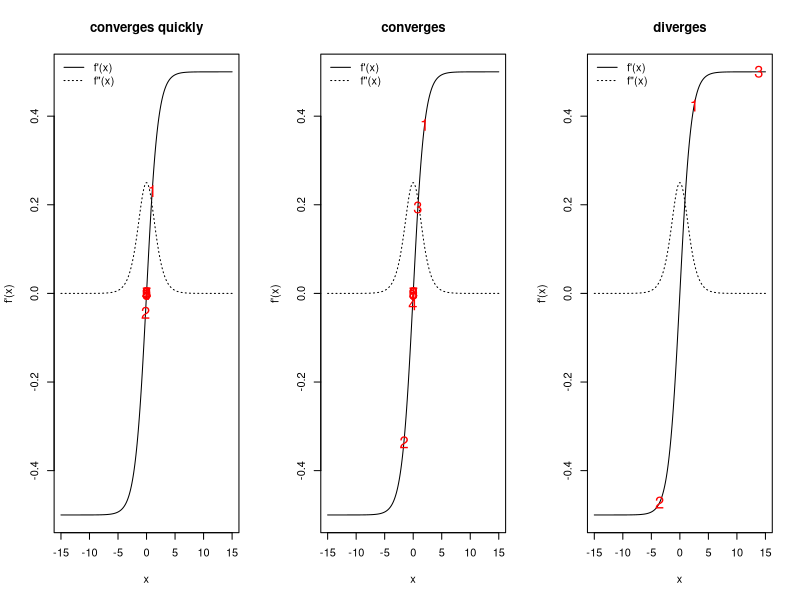
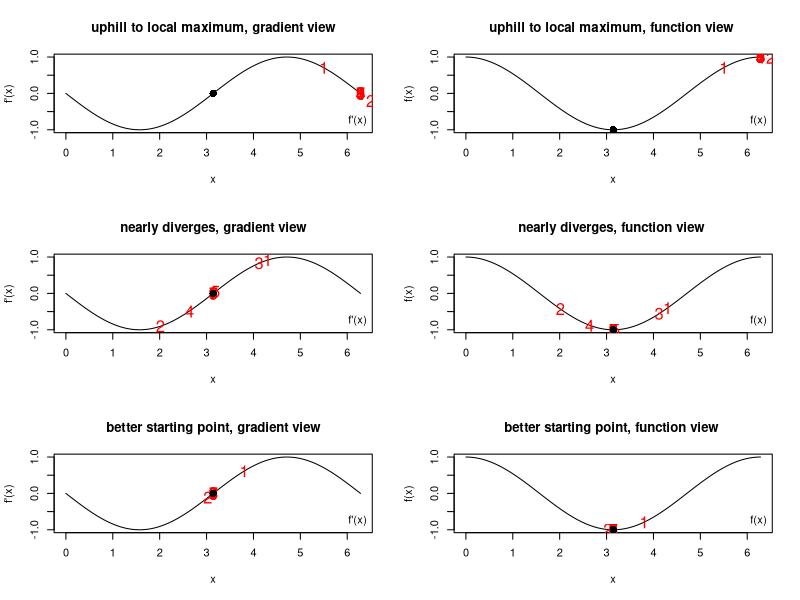
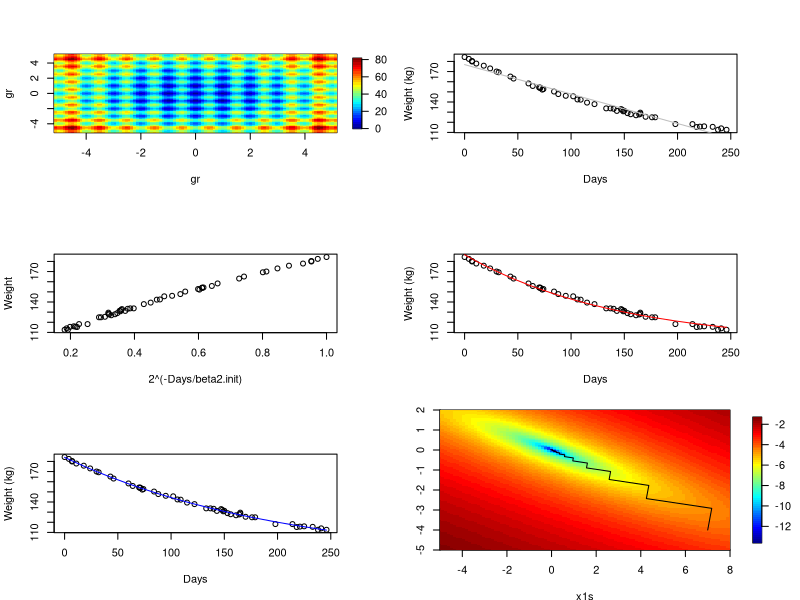
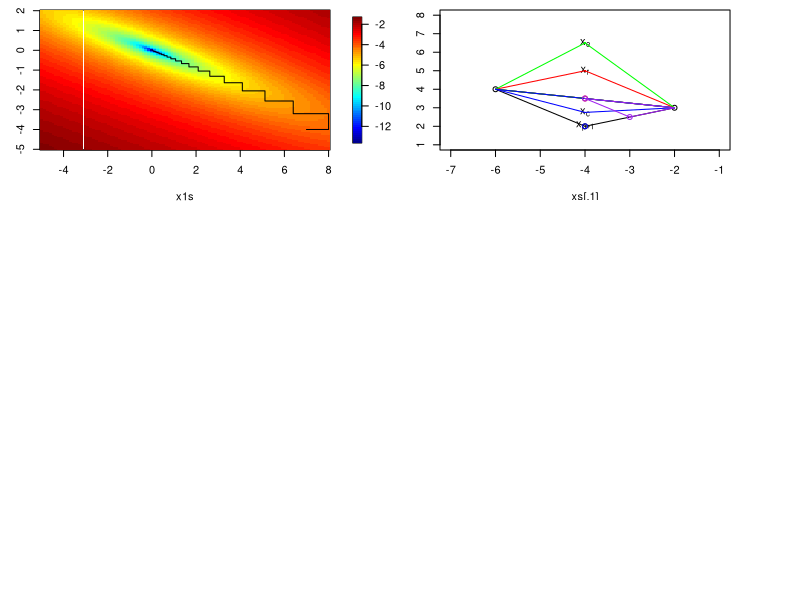
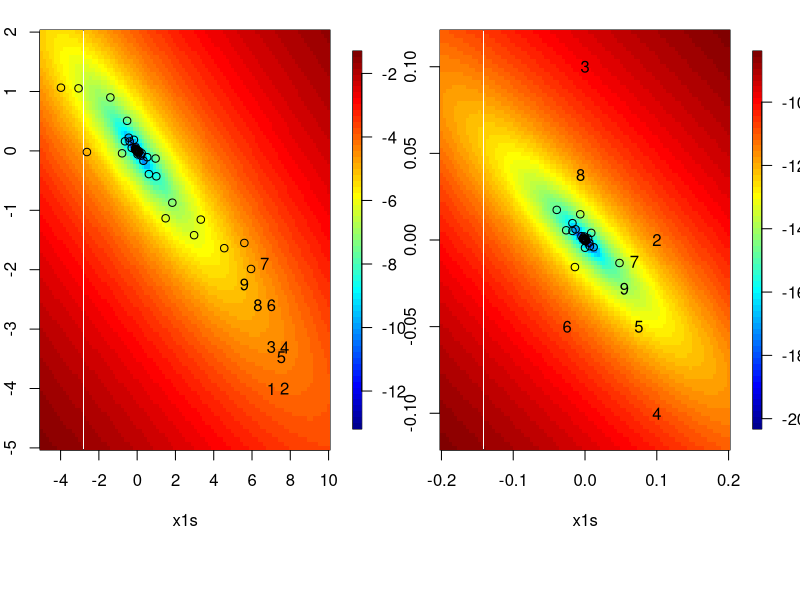
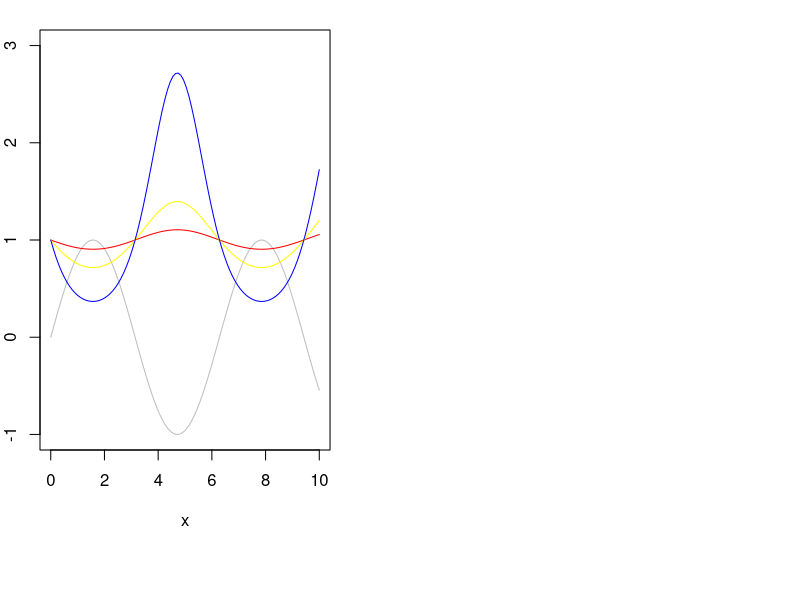
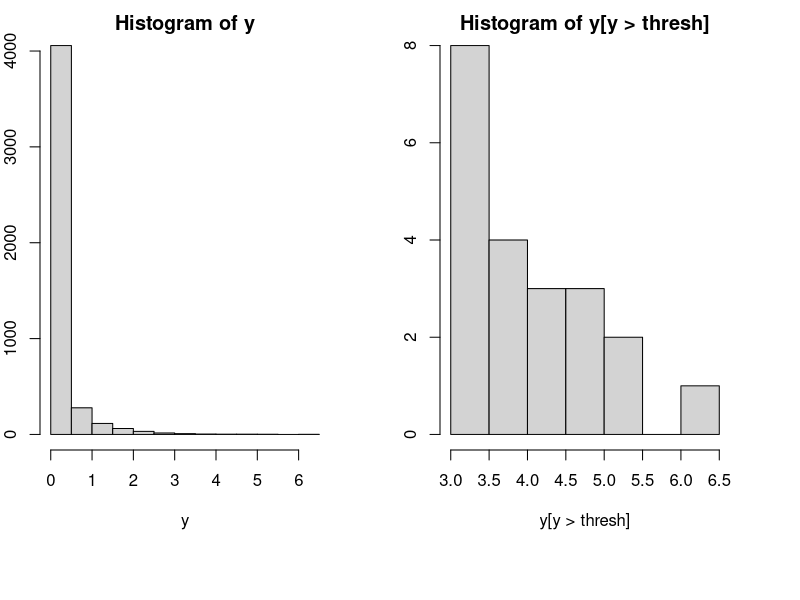
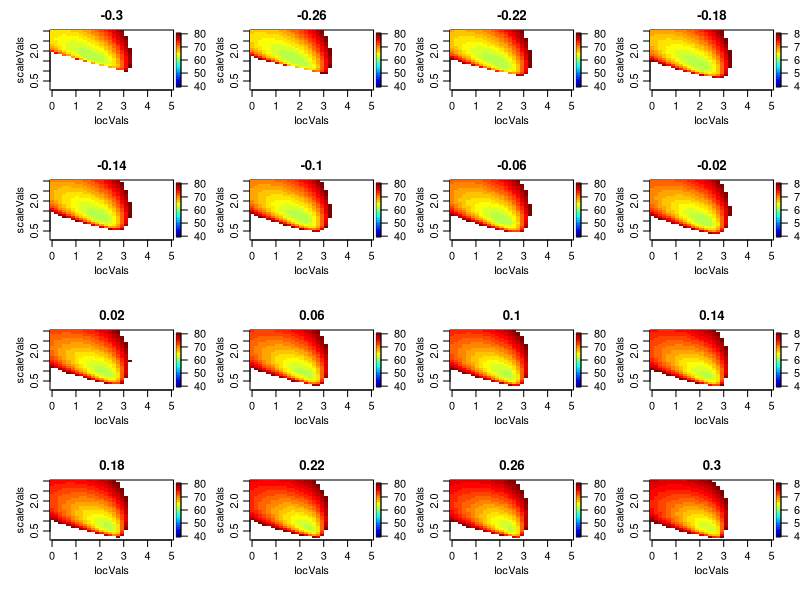

Write the R code that produced these figures, in order. (Note: this script raises an error after producing the figures.)
################################################################
### Demo code for Unit 11 of Stat243, "Optimization"
### Chris Paciorek, November 2021
################################################################

#######################################
# 3: Univariate function optimization
#######################################

### 3.3.3 How can Newton's method go wrong? 

## @knitr newton-diverge

par(mfrow = c(1, 3))
fp <- function(x, theta = 1){
        ## first derivative
	exp(x*theta)/(1+exp(x*theta)) - .5
}
fpp <- function(x, theta = 1){
        ## second derivative
	exp(x*theta)/((1+exp(x*theta))^2)
}
xs <- seq(-15, 15, len = 300)

## good starting point
x0 <- 1
xvals <- c(x0,rep(NA,9))
for(t in 2:10){
	xvals[t]=xvals[t-1] - fp(xvals[t-1]) / fpp(xvals[t-1])
}
## print(xvals)

plot(xs, fp(xs), type = 'l', xlab = 'x', ylab = "f'(x)", main ='converges quickly')
lines(xs, fpp(xs), lty = 3)
legend('topleft', bty = 'n', lty = c(1,3), legend = c("f'(x)", 'f"(x)'))
points(xvals, fp(xvals), pch = as.character(1:length(xvals)), col = 'red', cex = 1.5)

## ok starting point
x0 <- 2
xvals <- c(x0,rep(NA,9))
for(t in 2:10){
	xvals[t]=xvals[t-1] - fp(xvals[t-1]) / fpp(xvals[t-1])
}
## print(xvals)

plot(xs, fp(xs), type = 'l', xlab = 'x', ylab = "f'(x)", main ='converges')
lines(xs, fpp(xs), lty = 3)
legend('topleft', bty = 'n', lty = c(1,3), legend = c("f'(x)", 'f"(x)'))
points(xvals, fp(xvals), pch = as.character(1:length(xvals)), col = 'red', cex = 1.5)

## bad starting point
x0 <- 2.5
xvals <- c(x0,rep(NA,9))
for(t in 2:10){
	xvals[t]=xvals[t-1] - fp(xvals[t-1]) / fpp(xvals[t-1])
}
## print(xvals)
## whoops

plot(xs, fp(xs), type = 'l', xlab = 'x', ylab = "f'(x)", main = 'diverges')
lines(xs, fpp(xs), lty = 3)
legend('topleft', lty = c(1,3), legend = c("f'(x)", 'f"(x)'), bty = 'n')
points(xvals, fp(xvals), pch = as.character(1:length(xvals)), col = 'red', cex = 1.5)


## @knitr newton-uphill

## example of mistakenly climbing uphill

par(mfrow = c(3,2))

# original fxn
f <- function(x) cos(x)
# gradient
fp <- function(x) -sin(x)
# second derivative
fpp <- function(x) -cos(x)
xs <- seq(0, 2*pi, len = 300)

x0 <- 5.5 # starting point
fp(x0) # positive
fpp(x0) # negative
x1 <- x0 - fp(x0)/fpp(x0) # whoops, we've gone uphill 
## because of the negative second derivative
xvals <- c(x0,rep(NA,9))
for(t in 2:10){
	xvals[t]=xvals[t-1]-fp(xvals[t-1])/fpp(xvals[t-1])
}
## print(xvals)

plot(xs, fp(xs), type = 'l', xlab = 'x', ylab = "f'(x)",
     main = 'uphill to local maximum, gradient view',)
legend('bottomright', legend = c("f'(x)"), bty = 'n')
points(xvals, fp(xvals), pch = as.character(1:length(xvals)), col = 'red', cex = 1.5)
points(pi, 0, pch = 16, cex = 1.5)
## and we've found a maximum rather than a minimum...
plot(xs, f(xs), type = 'l', xlab = 'x', ylab = "f(x)", 
     main = 'uphill to local maximum, function view ',)
legend('bottomright', legend = c("f(x)"), bty = 'n')
points(xvals, f(xvals), pch = as.character(1:length(xvals)), col = 'red', cex = 1.5)
points(pi, f(pi), pch = 16, cex = 1.5)


## in contrast, with better starting points we can find the minimum

x0 <- 4.3 # ok starting point
fp(x0) 
fpp(x0) 
x1 <- x0 - fp(x0)/fpp(x0) 
xvals <- c(x0,rep(NA,9))
for(t in 2:10){
	xvals[t]=xvals[t-1]-fp(xvals[t-1])/fpp(xvals[t-1])
}
## print(xvals)

# oscillates and comes close to diverging but converges
plot(xs, fp(xs), type = 'l', xlab = 'x', ylab = "f'(x)",
     main = 'nearly diverges, gradient view',)
legend('bottomright', legend = c("f'(x)"), bty = 'n')
points(xvals, fp(xvals), pch = as.character(1:length(xvals)), col = 'red', cex = 1.5)
points(pi, 0, pch = 16, cex = 1.5)
## and we've found a maximum rather than a minimum...
plot(xs, f(xs), type = 'l', xlab = 'x', ylab = "f(x)", 
     main = 'nearly diverges, function view ',)
legend('bottomright', legend = c("f(x)"), bty = 'n')
points(xvals, f(xvals), pch = as.character(1:length(xvals)), col = 'red', cex = 1.5)
points(pi, f(pi), pch = 16, cex = 1.5)


x0 <- 3.8 # good starting point
fp(x0) 
fpp(x0) 
x1 <- x0 - fp(x0)/fpp(x0) 
xvals <- c(x0,rep(NA,9))
for(t in 2:10){
	xvals[t]=xvals[t-1]-fp(xvals[t-1])/fpp(xvals[t-1])
}
## print(xvals)

## converges quickly
plot(xs, fp(xs), type = 'l', xlab = 'x', ylab = "f'(x)",
     main = 'better starting point, gradient view',)
legend('bottomright', legend = c("f'(x)"), bty = 'n')
points(xvals, fp(xvals), pch = as.character(1:length(xvals)), col = 'red', cex = 1.5)
points(pi, 0, pch = 16, cex = 1.5)
## and we've found a maximum rather than a minimum...
plot(xs, f(xs), type = 'l', xlab = 'x', ylab = "f(x)", 
     main = 'better starting point, function view ',)
legend('bottomright', legend = c("f(x)"), bty = 'n')
points(xvals, f(xvals), pch = as.character(1:length(xvals)), col = 'red', cex = 1.5)
points(pi, f(pi), pch = 16, cex = 1.5)


## @knitr dummy

#######################################
# 4: Convergence ideas
#######################################

### 4.2 Starting values

## @knitr rastrigin

rastrigin <- function(x) {
	A <- 10
	n <- length(x)
	return(A*n + sum(x^2 - A * cos(2*pi*x)))
}
const <- 5.12
nGrid <- 100
gr <- seq(-const, const, len = nGrid)
xs <- expand.grid(x1 = gr, x2 = gr)
y <- apply(xs, 1, rastrigin)
require(fields)
image.plot(gr, gr, matrix(y, nGrid, nGrid), col=tim.colors(32))

## @knitr dummy

### 4.3 Convergence rates

## @knitr convergence

options(digits = 10)
f <- function(x) cos(x)
fp <- function(x) -sin(x)
fpp <- function(x) -cos(x)
xstar <- pi # known minimum

## N-R
x0 <- 2
xvals <- c(x0,rep(NA,9))
for(t in 2:10){
	xvals[t] <- xvals[t-1] - fp(xvals[t-1]) / fpp(xvals[t-1])
}
print(xvals)

## bisection
bisecStep <- function(interval, fp){
	xt <- mean(interval)
	if(fp(interval[1]) * fp(xt) <= 0) interval[2] <- xt else interval[1] <- xt
	return(interval)
}
nIt <- 30
a0 <- 2; b0 <- (3*pi/2) - (xstar - a0) 
## have b0 be as far from min as a0 for fair comparison with N-R
interval <- matrix(NA, nr = nIt, nc = 2)
interval[1, ] <- c(a0, b0)
for(t in 2:nIt){
	interval[t, ] <- bisecStep(interval[t-1, ], fp)
}
rowMeans(interval)

## @knitr dummy

########################################
### 5: Multivariate optimization
########################################

### 5.2 Newton-Raphson (Newton's method)

library(MASS)
head(wtloss)
attach(wtloss)

plot(Days, Weight, ylab = "Weight (kg)")

### Linear fit - not a good model
wtloss.lm <- lm(Weight ~ Days, data = wtloss)
coef(wtloss.lm) # estimates of the intercept and slope
lines(Days, fitted(wtloss.lm), col = "grey")

## we need some starting values
## guess that beta2 approx 100 since the midpoint of Days is near 100

beta2.init = 100
2^(-Days/beta2.init)  ## implicit covariate

plot(2^(-Days/beta2.init), Weight)
tmpMod = lm(Weight ~ I(2^(-Days/beta2.init)))
beta0.init = tmpMod$coef[1]
beta1.init = tmpMod$coef[2]

plot(Days, Weight, ylab = "Weight (kg)")
lines(Days, beta0.init + beta1.init * 2^(-Days/beta2.init), col = 'red')
## not bad; let's go with that

expr = quote((Weight - (beta0 + beta1 * 2^(-Days/beta2)))^2) # objective is sum of this quantity over the observations
## let R do the differentiation of the basic expression for us (since human error in taking derivatives is very common)
## R won't deal with the summation, so we'll have to do that ourselves
deriv(expr, c("beta0", "beta1", "beta2"), function.arg = TRUE)
deriv3(expr, c("beta0", "beta1", "beta2"), function.arg = TRUE) # same as deriv()  with Hessian = TRUE

f =function(betas){
  sum((Weight - (betas[1] + betas[2] * 2^(-Days/betas[3])))^2)
}

## use the basic code based on deriv() and deriv3() 
fp = function(betas){
  ## a bit sloppy as I use Days and Weight as global vars here
  beta0 = betas[1]
  beta1 = betas[2]
  beta2 = betas[3]
  .expr3 <- 2^(-Days/beta2)
  .expr6 <- Weight - (beta0 + beta1 * .expr3)
  grad = - c(sum(2*.expr6), sum(2*(.expr3*.expr6)),
             sum(2* (beta1 * (.expr3 * (log(2) * (Days/beta2^2))) * .expr6)))
  return(grad)
}

fpp = function(betas){
  ## a bit sloppy as I use Days and Weight as global vars here
  n = length(Days)
  beta0 = betas[1]
  beta1 = betas[2]
  beta2 = betas[3]
  .expr3 <- 2^(-Days/beta2)
  .expr6 <- Weight - (beta0 + beta1 * .expr3)
  .expr11 <- log(2)
  .expr12 <- beta2^2
  .expr14 <- .expr11 * (Days/.expr12)
  .expr15 <- .expr3 * .expr14
  .expr16 <- beta1 * .expr15
  
  hessian = matrix(0, 3, 3)
  hessian[1, 1] <- 2*n # don't forget to do summation (i.e., multiply by n)
  hessian[1, 2] <- sum(2 * .expr3)
  hessian[1, 3] <- sum( 2 *  .expr16)
  hessian[2, 2] <- sum( 2 * (.expr3 * .expr3))
  
  hessian[2, 3] <-  - sum(2 * 
                          (.expr15 * .expr6 - .expr3 * .expr16))
  
  hessian[3, 3] <- - sum(2 * (beta1 * (.expr15 * 
                                       .expr14 - .expr3 * (.expr11 * (Days * (2 * beta2)/.expr12^2))) * 
                              .expr6 - .expr16 * .expr16))
  hessian[lower.tri(hessian)] = t(hessian[upper.tri(hessian)])
  return(hessian) 
}



nIt = 20
xvals = matrix(NA, nr = nIt, nc = 3)
xvals[1, ] = c(beta0.init, beta1.init, beta2.init)


for(t in 2:nIt){
  xvals[t, ] = xvals[t-1, ] - solve(fpp(xvals[t-1, ]), fp(xvals[t-1, ]))
  if(FALSE){ # in case not numerically p.d., use pseudoinverse
    e = eigen(fpp(xvals[t-1, ])) 
    e$val = 1/e$val
    e$val[e$val < 0] = 0 # pseudo-inverse
    xvals[t, ] = xvals[t-1, ] - e$vec%*%((t(e$vec)*e$val)%*%fp(xvals[t-1, ]))
  }
}

## let's check against R's built-in nonlinear least squares function
beta.start = xvals[1, ]
names(beta.start) = c("beta0", "beta1", "beta2")
wtloss.fm <- nls(Weight ~ beta0 + beta1*2^(-Days/beta2), 
                 data = wtloss, start = beta.start, trace = TRUE)
nlsEst = coef(wtloss.fm)

f(xvals[20, ])
f(nlsEst)

plot(Days, Weight, ylab = "Weight (kg)")
lines(Days, fitted(wtloss.fm), col = "blue")

### 5.3 Fisher scoring

## data are only involved in .expr6 and all Hessian terms involving .expr6 are linear in it, so replace with its expectation, which is simply 0

fppFS = function(betas){
  ## a bit sloppy as I use Days and Weight as global vars here
  n = length(Days)
  beta0 = betas[1]
  beta1 = betas[2]
  beta2 = betas[3]
    .expr3 <- 2^(-Days/beta2)
    .expr6 <- 0 # Weight - (beta0 + beta1 * .expr3)
    .expr11 <- log(2)
    .expr12 <- beta2^2
    .expr14 <- .expr11 * (Days/.expr12)
    .expr15 <- .expr3 * .expr14
    .expr16 <- beta1 * .expr15
 
  hessian = matrix(0, 3, 3)
  hessian[1, 1] <- 2*n # don't forget to do summation (i.e., multiply by n)
    hessian[1, 2] <- sum(2 * .expr3)
    hessian[1, 3] <- sum( 2 *  .expr16)
    hessian[2, 2] <- sum( 2 * (.expr3 * .expr3))
  
    hessian[2, 3] <-  - sum(2 * 
        (.expr15 * .expr6 - .expr3 * .expr16))

    hessian[3, 3] <- - sum(2 * (beta1 * (.expr15 * 
        .expr14 - .expr3 * (.expr11 * (Days * (2 * beta2)/.expr12^2))) * 
        .expr6 - .expr16 * .expr16))
  hessian[lower.tri(hessian)] = t(hessian[upper.tri(hessian)])
  return(hessian) 
}


nIt = 20
xvals = matrix(NA, nr = nIt, nc = 3)
xvals[1, ] = c(beta0.init, beta1.init, beta2.init)

fpp(xvals[1, ])
fppFS(xvals[1, ])
## pretty similar - some terms in the observed FI didn't involve the data, so don't change anyway

for(t in 2:nIt){
  xvals[t, ] = xvals[t-1, ] - solve(fppFS(xvals[t-1, ]), fp(xvals[t-1, ]))
}

## FS seems to give slightly faster convergence here


### 5.5.1 Descent methods and Newton-like methods

## steepest descent

## @knitr steepest

par(mai = c(.5,.4,.1,.4))
f <- function(x){
	x[1]^2/1000 + 4*x[1]*x[2]/1000 + 5*x[2]^2/1000
}
fp <- function(x){
	c(2 * x[1]/1000 + 4 * x[2]/1000,
	4 * x[1]/1000 + 10 * x[2]/1000)
}
lineSearch <- function(alpha, xCurrent, direction, FUN){
	newx <- xCurrent + alpha * direction
	FUN(newx)
}
nIt <- 50
xvals <- matrix(NA, nr = nIt, nc = 2)
xvals[1, ] <- c(7, -4)
for(t in 2:50){
	newalpha <- optimize(lineSearch, interval = c(-5000, 5000),
		xCurrent = xvals[t-1, ], direction = fp(xvals[t-1, ]),
		FUN = f)$minimum 
	xvals[t, ] <- xvals[t-1, ] + newalpha * fp(xvals[t-1, ])
}
x1s <- seq(-5, 8, len = 100); x2s = seq(-5, 2, len = 100)
fx <- apply(expand.grid(x1s, x2s), 1, f)
## plot f(x) surface on log scale
image.plot(x1s, x2s, matrix(log(fx), 100, 100), 
	xlim = c(-5, 8), ylim = c(-5,2)) 
lines(xvals) ## overlay optimization path
## kind of slow

## @knitr dummy

### 5.6 Gauss-Seidel

## @knitr Gauss-Seidel

f <- function(x){
	return(x[1]^2/1000 + 4*x[1]*x[2]/1000 + 5*x[2]^2/1000)
}
f1 <- function(x1, x2){ # f(x) as a function of x1
	return(x1^2/1000 + 4*x1*x2/1000 + 5*x2^2/1000)
}
f2 <- function(x2, x1){ # f(x) as a function of x2
	return(x1^2/1000 + 4*x1*x2/1000 + 5*x2^2/1000)
}
x1s <- seq(-5, 8, len = 100); x2s = seq(-5, 2, len = 100)
fx <- apply(expand.grid(x1s, x2s), 1, f)
image.plot(x1s, x2s, matrix(log(fx), 100, 100))
nIt <- 49
xvals <- matrix(NA, nr = nIt, nc = 2)
xvals[1, ] <- c(7, -4)
## 5, -10
for(t in seq(2, nIt, by = 2)){
    ## Note that full optimization along each axis is unnecessarily
    ## expensive (since we are going to just take another step in the next
    ## iteration. Just using for demonstration here.
	newx1 <- optimize(f1, x2 = xvals[t-1, 2], interval = c(-40, 40))$minimum
	xvals[t, ] <- c(newx1, xvals[t-1, 2])
	newx2 <- optimize(f2, x1 = newx1, interval = c(-40, 40))$minimum
	xvals[t+1, ] <- c(newx1, newx2)
}
lines(xvals)

## @knitr dummy

### 5.7 Nelder-Mead

## set up tuning factors
alpha = 1
gamma = 2
beta = .5
delta = .5

## auxiliary function to plot line segments
plotseg = function(ind1, ind2, col = 1){
  if(length(ind1) == 1){
    segments(xs[ind1, 1], xs[ind1 , 2], xs[ind2, 1], xs[ind2, 2], col = col)
  } else{
    segments(ind1[1], ind1[2], xs[ind2, 1], xs[ind2, 2], col = col)    
  }
}
  
## initial polytope
xs = matrix(c(-2,3,-6,4,-4,2),nc=2,byrow=T)

plot(xs,xlim=c(-7,-1),ylim=c(1,8))
plotseg(2, 3)
plotseg(1, 3)
plotseg(1, 2)

xbar = (xs[1,]+xs[2,])/2

text(xs[3,1], xs[3,2], expression(x[p+1]))

points(xbar[1],xbar[2], col = 'red')

### reflection

xr = (1+alpha)*xbar - alpha*xs[3,]
points(xr[1],xr[2],col = 'red', pch = 16, cex = .4)
text(xr[1],xr[2], expression(x[r]))

plotseg(xr, 1, col = 'red')
plotseg(xr, 2, col = 'red')
plotseg(1, 2, col = 'red')
## red triangle is now our proposed new polytope

### consider expansion if xr is better than all the other points

xe = gamma*xr + (1-gamma)*xbar
points(xe[1], xe[2], col = 'green', pch = 16, cex = .4)
text(xe[1],xe[2], expression(x[e]))
## if xe is better than xr, use xe, o.w. use xr

plotseg(xe, 1, col = 'green')
plotseg(xe, 2, col = 'green')
plotseg(1, 2, col = 'green')

### consider contraction if xr is worse than x_1,...,x_p

## suppose xr is worse than x_p+1
## set xh = x_p+1

points(xs[3,1], xs[3, 2], col = 'blue')

## set xh to be the best of these two points
xh = xs[3, ] # suppose the original point is better than the reflection
xc = beta*xh + (1-beta)*xbar
points(xc[1], xc[2], col = 'blue', pch = 16, cex = .4)
text(xc[1],xc[2], expression(x[c]))
## if xc is better than xh, then contract

plotseg(xc, 1, col = 'blue')
plotseg(xc, 2, col = 'blue')
plotseg(1, 2, col = 'blue')

## if not, shrink simplex toward the best point (xs[1, ])

### shrinkage

xs[2, ] = delta*xs[2, ] + (1-delta)*xs[1, ]
xs[3, ] = delta*xs[3, ] + (1-delta)*xs[1, ]

points(xs[2, 1], xs[2, 2], col = 'purple')
points(xs[3, 1], xs[3, 2], col = 'purple')

plotseg(1, 2, 'purple')
plotseg(1, 3, 'purple')
plotseg(2, 3, 'purple')

### if xr was better than x_p+1 then
## set xh = xr and do the contraction and shrinkage similarly to the above

### Nelder-Mead on our quadratic toy example

## @knitr nelder-example

f <- function(x, plot = TRUE, verbose = FALSE) {
    result <- x[1]^2/1000 + 4*x[1]*x[2]/1000 + 5*x[2]^2/1000
    if(verbose) print(result)
    if(plot && cnt < 10) {
        points(x[1], x[2], pch = as.character(cnt))
        if(cnt < 10) cnt <<- cnt + 1 else cnt <<- 1
        if(interactive())
            invisible(readline(prompt = "Press <Enter> to continue..."))
    } else if(plot) points(x[1], x[2])
    return(result)
}

library(fields)
par(mfrow = c(1,2))

x1s <- seq(-5, 10, len = 100); x2s = seq(-5, 2, len = 100)
fx <- apply(expand.grid(x1s, x2s), 1, f, FALSE)
cnt <- 1
image.plot(x1s, x2s, matrix(log(fx), 100, 100))
init <- c(7, -4)
optim(init, f, method = "Nelder-Mead", verbose = FALSE)

x1s <- seq(-.2, .2, len = 100); x2s = seq(-.12, .12, len = 100)
fx <- apply(expand.grid(x1s, x2s), 1, f, FALSE)
cnt <- 1
image.plot(x1s, x2s, matrix(log(fx), 100, 100))
init <- c(-0, 0)
optim(init, f, method = "Nelder-Mead", verbose = FALSE)

## @knitr dummy

### 5.8 Simulated annealing

x= seq(0,10,len=100)
f=function(x)  sin(x)

plot(x, f(x), type='l', ylim = c(-1, 3), col = 'grey')
tau = 10
## plot the modified function
lines(x, exp(-f(x)/tau), col = 'red')   # try tau = 3, 1, .3, etc.
## effect of cooling...
tau =3
# plot the modified function
lines(x, exp(-f(x)/tau), col='yellow')   # try tau = 3, 1, .3, etc.
tau =1
## plot the modified function
lines(x, exp(-f(x)/tau), col = 'blue')   # try tau = 3, 1, .3, etc.

##############################
# 6: Optimization in R
##############################

### 6.1 Core optimization functions

## using optim()

yHundredths = scan('../data/precipData.txt')  # precip in hundredths of inches
yHundredths = yHundredths[!is.na(yHundredths)]
y = yHundredths/100  # precip now in inches

par(mfrow = c(1, 2))
hist(y)
thresh = 3
hist(y[y > thresh])

npy=31+28+31 # number of days in winter season
cutoff = (1/25.4) # wet days defined as those with > 1 mm (1/25.4 inches) of precip
thresh = as.numeric(quantile(y[y > cutoff],.98,na.rm=T)) # 98%ile of wet days


pp.negloglik <- function(par, y, thresh, npy) {
  mu <- par[1]
  sc <- par[2]
  sh <- par[3]
  uInd = y > thresh
  if(sc <= 0) 
    return(10^6);
  if ((1 + ((sh * (thresh - mu))/sc)) < 0) {
    l <- 10^6; 
  }
  else {
    y <- (y - mu)/sc
    y <- 1 + sh * y
    if (min(y^uInd) <= 0){   
      l <- 10^6;
    } else{
      ytmp = y
      ytmp[!uInd]=1  # 'zeroes' out those below the threshold after applying the log in next line
      l <- sum(uInd * log(sc)) + sum(uInd * log(ytmp) * 
                                     (1/sh + 1)) + length(y)/npy * mean((1 + (sh * (thresh - mu))/sc)^(-1/sh))
    }
  }
  l
}

## optim() usage
## out <- optim(init, pp.negloglik, hessian = TRUE, method = "BFGS", control = list(maxit = maxit, trace = TRUE))

yExc = y[y > thresh]
in2 <- sqrt(6 * var(yExc))/pi  # have initial values depend only on those above the threshold
in1 <- mean(yExc) - 0.57722 * in2
init0 = c(in1, in2, 0.1)

## fit with Nelder-Mead (default) and BFGS
fit1 <- optim(init0, pp.negloglik, y = y, thresh = thresh, npy = npy, control = list(trace = TRUE)) # 118 fxn evals
fit2 <- optim(init0, pp.negloglik, y = y, thresh = thresh, npy = npy, method = 'BFGS', control = list(trace = TRUE)) # ~ 10 its
print(fit1)
print(fit2)

mle <- fit2$par

system.time(optim(init0, pp.negloglik, y = y, thresh = thresh, npy = npy))
system.time(optim(init0, pp.negloglik, y = y, thresh = thresh, npy = npy, method = 'BFGS'))

## different starting value 
init1 = c(mean(y[y > thresh]), sd(y[y > thresh]), -0.1)
optim(init1, pp.negloglik, y = y, thresh = thresh, npy = npy, control = list(trace = TRUE)) 
optim(init1, pp.negloglik, y = y, thresh = thresh, npy = npy, method = 'BFGS', control = list(trace = TRUE)) 

## bad starting value for BFGS
init2 = c(thresh, .01, .1)
out = optim(init2, pp.negloglik, y = y, thresh = thresh, npy = npy, control = list(trace = TRUE), hessian = TRUE)
solve(out$hessian)
out2 = optim(init2, pp.negloglik, y = y, thresh = thresh, npy = npy, method = 'BFGS', control = list(trace = TRUE), hessian = TRUE)
solve(out2$hessian)


## suppose the data were on a different scale
yExc2 <- yExc * 1000
y2 <- y * 1000
thresh2 <- thresh * 1000


in2 <- sqrt(6 * var(yExc2))/pi  # have initial values depend only on those above the threshold
in1 <- mean(yExc2) - 0.57722 * in2
init3 = c(in1, in2, 0.1)

optim(init3, pp.negloglik, y = y2, thresh = thresh2, npy = npy, control = list(trace = TRUE)) ## note that the parameters have changed even beyond a scaling effect
optim(init3, pp.negloglik, y = y2, thresh = thresh2, npy = npy, method = 'BFGS', control = list(trace = TRUE)) # note lack of convergence after 100 its
optim(init3, pp.negloglik, y = y2, thresh = thresh2, npy = npy, method = 'BFGS', control = list(trace = TRUE, maxit = 1000)) # convergence, but to values not concordant with those from fitting the original y data

## when we have y2 = y*1000, the location and scale parameters are on very different scales than the shape parameter
## can we use parscale to deal with the problems when the data are on a different scale?
optim(init3, pp.negloglik, y = y2, thresh = thresh2, npy = npy, control = list(trace = TRUE, parscale = c(1000,1000,1))) 
optim(init3, pp.negloglik, y = y2, thresh = thresh2, npy = npy, method = 'BFGS', control = list(trace = TRUE, parscale = c(1000,1000,1))) 
## yes, that works! the parameter estimates are now equivalent to those from the standard fitting of the original data

## default step size for numerical derivative is only .001; perhaps we should try with higher accuracy
optim(init0, pp.negloglik, y = y, thresh = thresh, npy = npy, method = 'BFGS', control = list(trace = TRUE, ndeps = rep(1e-6, 3)))
## note that we needed only 33 function evaluations instead of the original 43, presumably because of higher accuracy in the derivative

#### let's do some plotting of the objective fxn as a sanity check

## 3-d grid of location, scale, shape
locVals = seq(0, 5, len = 30)
scaleVals = seq(.1, 3, len = 30)
shapeVals = seq(-.3, .3, by = .04)
parGrid = expand.grid(loc = locVals, scale = scaleVals, shape = shapeVals)

obj=apply(parGrid, 1, pp.negloglik, y=y, thresh=thresh, npy=npy) # compute objective function for all parameter combos

tmp = cbind(parGrid,obj)

library(fields)

par(mfrow=c(4, 4), mai = c(.6,.5, .3, .1), mgp = c(1.8, .7, 0))
for( i in 1:length(shapeVals)){
  tmp2 = tmp[tmp$shape == shapeVals[i],] # slice of objective fxn for fixed shape parameter
  image.plot(locVals, scaleVals, matrix((tmp2$obj), length(locVals), length(scaleVals)), col = tim.colors(32), zlim = c(40,80), main = as.character(shapeVals[i]))
}
## note there a couple weird things about this log likelihood - (1) weird things happen when the shape parameter is very close to 0 (not shown) and (2) for certain combinations the likelihood is not defined (it's set to 1e6) - this is why the white regions of the plot exist - reparameterizing or optimizing with explicit constraints may be better approaches

## apart from that, it appears that optim() has probably found the minimum

##############################
# 9: Convex optimization
##############################

### 9.6 Interior point methods

## @knitr constrOptim

## based on the example in ?constrOptim
fr <- function(x) {   ## Rosenbrock Banana function
  x1 <- x[1]
  x2 <- x[2]
  100 * (x2 - x1 * x1)^2 + (1 - x1)^2
}
grr <- function(x) { ## Gradient of 'fr'
  x1 <- x[1]
  x2 <- x[2]
  c(-400 * x1 * (x2 - x1 * x1) - 2 * (1 - x1),
    200 *      (x2 - x1 * x1))
}

m <- 100
x1s <- x2s <- seq(-5, 5, len = m)
xs <- expand.grid(x1s, x2s)

f <- apply(xs, 1, fr)

image.plot(x1s, x2s, matrix(log(f), m))

ui = rbind(c(-1,0), c(1,-1))
ci = c(-0.9, -0.1)
## x1 <= 0.9
## x2 <= x1 + 0.1
## this is Region "I" in the figure

abline(v = 0.9)
abline(.1, 1)

out <- constrOptim(c(.5,0), fr, grr, ui = ui, ci = ci)
out$par
points(out$par[1], out$par[2])
text(-1,-2, "I", cex = 2)

## what about constraining to a different region? ("Region II")

ui = rbind(c(-1,0), c(-1, 1))
ci = c(-0.9,0.1)
## x1 <= 0.9
## x2 >= x1 + 0.1

out <- constrOptim(c(.5,0), fr, grr, ui = ui, ci = ci)
## whoops, not feasible!
out <- constrOptim(c(-3, 2), fr, grr, ui = ui, ci = ci)
points(out$par[1], out$par[2], pch = 2)
text(-3,0, "II", cex = 2)

## how about optimizing along a line (equality constraint)?
## x1 - x2 = 0.1 is the same as
## x1 - x2 <= 0.1
## x1 - x2 >= 0.1
ui = rbind(c(-1, 1), c(1, -1))
ci = c(-0.1, 0.1)

out <- constrOptim(c(3.1, 3.0), fr, grr, ui = ui, ci = ci)
## hmmm, numerical issues?

## ok, how about making a long narrow region around the line?
## this takes a while...
ui = rbind(c(1,-1), c(-1,1))
ci = c(.099,-.101)
## hmmm, out1 thinks it has converged ...
out1 <- constrOptim(c(3.1, 3.0), fr, grr, ui = ui, ci = ci)
out2 <- constrOptim(c(3.1, 3.0), fr, NULL, ui = ui, ci = ci)

image.plot(x1s, x2s, matrix(log(f), m))
abline(-0.1, 1)
points(out1$par[1], out1$par[2], pch = "1")
points(out2$par[1], out2$par[2], pch = "2")
